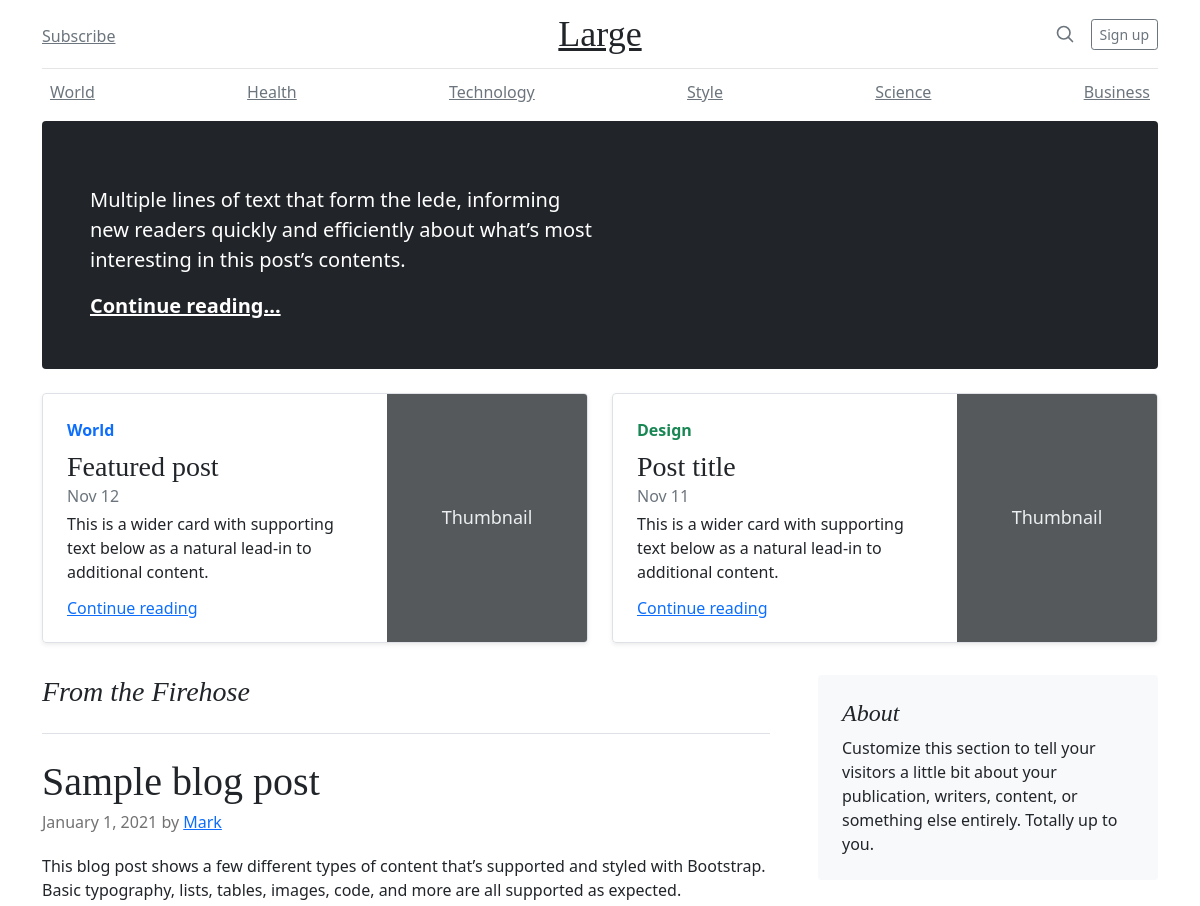
Before: / (upper part) with the older database file.
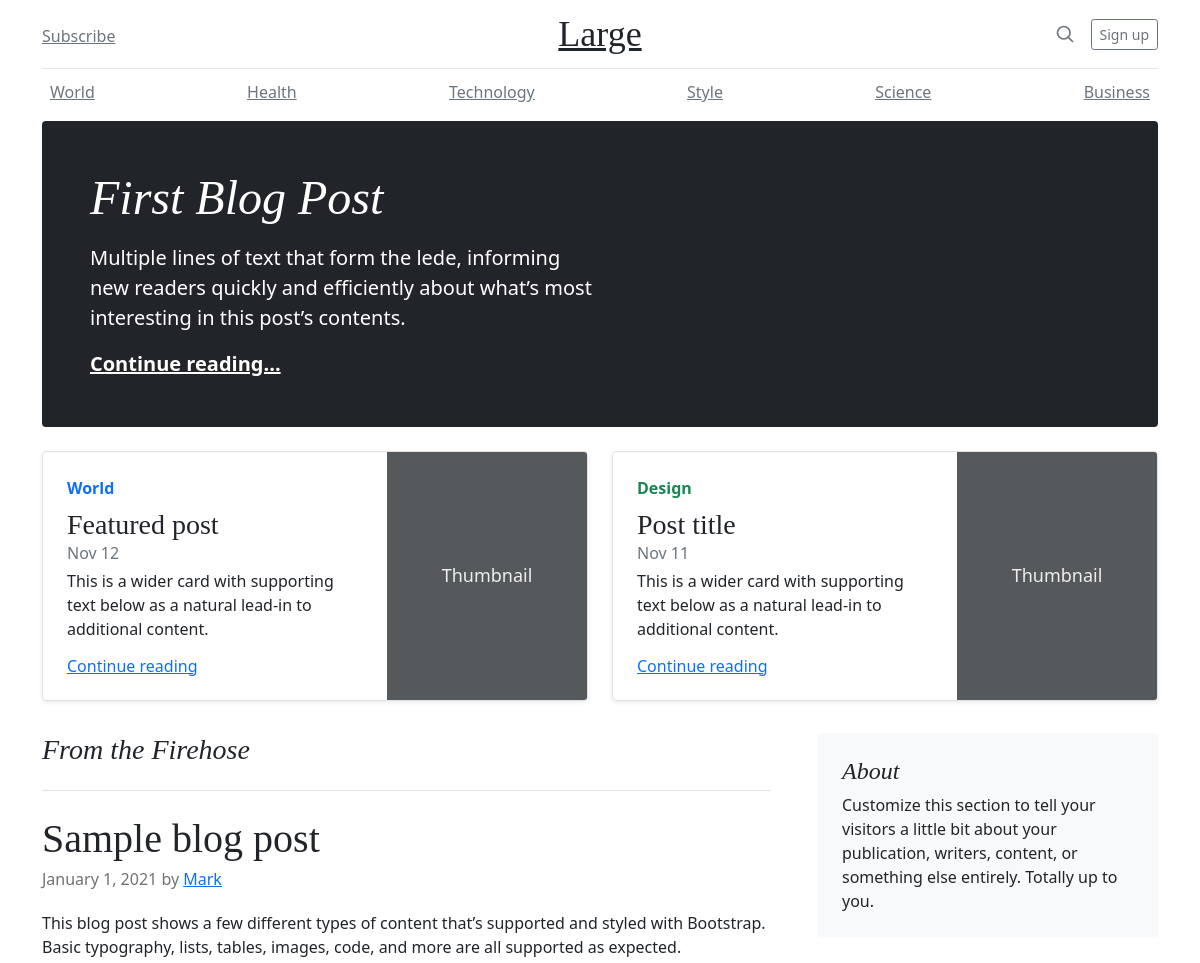
After: the same page with the newer database file.
### blog_app/models.py (models this page shows, shortened)
class Post(models.Model):
	id = models.UUIDField(primary_key=True, default=uuid.uuid4, editable=False)
	title = models.CharField(max_length=200)
	slug = models.SlugField(max_length=200, unique=True)
	author = models.ForeignKey(User, on_delete=models.CASCADE)
	content = models.TextField()
	created_at = models.DateTimeField(auto_now_add=True)
	updated_at = models.DateTimeField(auto_now=True)
	likes = models.IntegerField(default=0)
	categories = models.ManyToManyField(Category, related_name='posts')
	is_published = models.BooleanField(default=True)

### blog_app/views.py (the view)
# urls.py: path('', views.index, name="index"),
def index(request):
	the_blog = Post.objects.order_by('-likes').first()
	context = {
	'the_blog':the_blog,
	}
	return render(request, 'index.html', context)

### blog_app/templates/index.html (shortened to what this page needs)
{% extends 'base.html' %}
    {% block top_blog %}
      <h1 class="display-4 fst-italic">{{ the_blog.title }}</h1>
      <p class="lead my-3">Multiple lines of text that form the lede, informing new readers quickly and efficiently about what’s most interesting in this post’s contents.</p>
      <p class="lead mb-0"><a href="#" class="text-white fw-bold">Continue reading...</a></p>
    {% endblock %}
  {% block content %}
  <div class="row mb-2">
    <div class="col-md-6">
      <div class="row g-0 border rounded overflow-hidden flex-md-row mb-4 shadow-sm h-md-250 position-relative">
        <div class="col p-4 d-flex flex-column position-static">
          <strong class="d-inline-block mb-2 text-primary">World</strong>
          <h3 class="mb-0">Featured post</h3>
          <div class="mb-1 text-muted">Nov 12</div>
          <p class="card-text mb-auto">This is a wider card with supporting text below as a natural lead-in to additional content.</p>
          <a href="#" class="stretched-link">Continue reading</a>
        </div>
        <div class="col-auto d-none d-lg-block">
          <svg class="bd-placeholder-img" width="200" height="250" xmlns="http://www.w3.org/2000/svg" role="img" aria-label="Placeholder: Thumbnail" preserveAspectRatio="xMidYMid slice" focusable="false"><title>Placeholder</title><rect width="100%" height="100%" fill="#55595c"/><text x="50%" y="50%" fill="#eceeef" dy=".3em">Thumbnail</text></svg>
        </div>
      </div>
    </div>
    <div class="col-md-6">
      <div class="row g-0 border rounded overflow-hidden flex-md-row mb-4 shadow-sm h-md-250 position-relative">
        <div class="col p-4 d-flex flex-column position-static">
          <strong class="d-inline-block mb-2 text-success">Design</strong>
          <h3 class="mb-0">Post title</h3>
          <div class="mb-1 text-muted">Nov 11</div>
          <p class="mb-auto">This is a wider card with supporting text below as a natural lead-in to additional content.</p>
          <a href="#" class="stretched-link">Continue reading</a>
        </div>
        <div class="col-auto d-none d-lg-block">
          <svg class="bd-placeholder-img" width="200" height="250" xmlns="http://www.w3.org/2000/svg" role="img" aria-label="Placeholder: Thumbnail" preserveAspectRatio="xMidYMid slice" focusable="false"><title>Placeholder</title><rect width="100%" height="100%" fill="#55595c"/><text x="50%" y="50%" fill="#eceeef" dy=".3em">Thumbnail</text></svg>
        </div>
      </div>
    </div>
  </div>
  <div class="row g-5">
    <div class="col-md-8">
      <h3 class="pb-4 mb-4 fst-italic border-bottom">
        From the Firehose
      </h3>
      <article class="blog-post">
        <h2 class="blog-post-title">Sample blog post</h2>
        <p class="blog-post-meta">January 1, 2021 by <a href="#">Mark</a></p>
        <p>This blog post shows a few different types of content that’s supported and styled with Bootstrap. Basic typography, lists, tables, images, code, and more are all supported as expected.</p>
      </article>
    </div>
{% endblock %}

### blog_app/templates/base.html (shortened to what this page needs)
<!doctype html>
{% load static %}
<html lang="en">
  <head>
<link href="{% static 'css/bootstrap.min.css' %}" rel="stylesheet">
    <link href="{% static 'css/blog.css' %}" rel="stylesheet">
  </head>
  <body>
<div class="container">
  <header class="blog-header py-3">
    <div class="row flex-nowrap justify-content-between align-items-center">
      <div class="col-4 pt-1">
        <a class="link-secondary" href="#">Subscribe</a>
      </div>
      <div class="col-4 text-center">
        <a class="blog-header-logo text-dark" href="#">Large</a>
      </div>
      <div class="col-4 d-flex justify-content-end align-items-center">
        <a class="link-secondary" href="#" aria-label="Search">
          <svg xmlns="http://www.w3.org/2000/svg" width="20" height="20" fill="none" stroke="currentColor" stroke-linecap="round" stroke-linejoin="round" stroke-width="2" class="mx-3" role="img" viewBox="0 0 24 24"><title>Search</title><circle cx="10.5" cy="10.5" r="7.5"/><path d="M21 21l-5.2-5.2"/></svg>
        </a>
        <a class="btn btn-sm btn-outline-secondary" href="#">Sign up</a>
      </div>
    </div>
  </header>
{% include 'navbar.html' %}
<main class="container">
  <div class="p-4 p-md-5 mb-4 text-white rounded bg-dark">
    <div class="col-md-6 px-0">
      {% block top_blog %}
      {% endblock %}
    </div>
  </div>
{% block content %}
{% endblock %}
{% include 'sidelinks.html' %}
  </body>
</html>

### blog_app/templates/navbar.html
<div class="nav-scroller py-1 mb-2">
    <nav class="nav d-flex justify-content-between">
      <a class="p-2 link-secondary" href="#">World</a>
      <a class="p-2 link-secondary" href="#">Health</a>
      <a class="p-2 link-secondary" href="#">Technology</a>
      <a class="p-2 link-secondary" href="#">Style</a>
      <a class="p-2 link-secondary" href="#">Science</a>
      <a class="p-2 link-secondary" href="#">Business</a>
    </nav>
  </div>
</div>

### blog_app/templates/sidelinks.html (shortened to what this page needs)
<div class="col-md-4">
      <div class="position-sticky" style="top: 2rem;">
        <div class="p-4 mb-3 bg-light rounded">
          <h4 class="fst-italic">About</h4>
          <p class="mb-0">Customize this section to tell your visitors a little bit about your publication, writers, content, or something else entirely. Totally up to you.</p>
        </div>
        <div class="p-4">
        </div>
      </div>
    </div>
  </div>
</main>

### static/css/blog.css (style rules this page uses)
.blog-header { line-height: 1; border-bottom: 1px solid #e5e5e5; }
.blog-header-logo { font-family: "Playfair Display", Georgia, "Times New Roman", serif; font-size: 2.25rem; }
h1, h2, h3, h4, h5, h6 { font-family: "Playfair Display", Georgia, "Times New Roman", serif; }
.display-4 { font-size: 2.5rem; }
@media (min-width: 768px) { .display-4 { font-size: 3rem; } }
.nav-scroller { position: relative; z-index: 2; height: 2.75rem; overflow-y: hidden; }
.nav-scroller .nav { display: flex; flex-wrap: nowrap; padding-bottom: 1rem; margin-top: -1px; overflow-x: auto; text-align: center; white-space: nowrap; -webkit-overflow-scrolling: touch; }
@media (min-width: 768px) { .h-md-250 { height: 250px; } }
.blog-post { margin-bottom: 4rem; }
.blog-post-title { margin-bottom: .25rem; font-size: 2.5rem; }
.blog-post-meta { margin-bottom: 1.25rem; color: #727272; }

### blog_app/templates/base.html (style rules this page uses)
.bd-placeholder-img { font-size: 1.125rem; text-anchor: middle; -webkit-user-select: none; -moz-user-select: none; user-select: none; }

Changed rows visible on the page:
added Post: title "First Blog Post"
